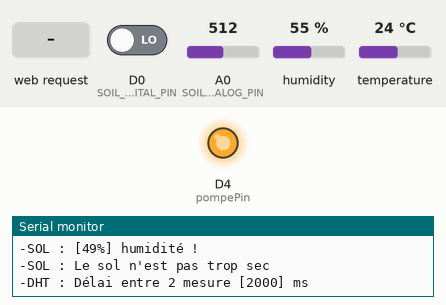
Simulated run of this sketch. Board: ESP8266 (NodeMCU). Shown: output pins drawn as LEDs (lit = HIGH), the last lines printed to the serial monitor. The inputs (shaded band) are chosen by the test bench; at power-on: D0 (SOIL_DIGITAL_PIN) LOW, A0 (SOIL_ANALOG_PIN) = 512, humidity 55 %, temperature 24 °C. WiFi joins after 1.5 s; servers stay silent unless stated.

Above: at 2.7 s.
2.8 s: HTTP request GET /LED/on received
At 4.6 s:
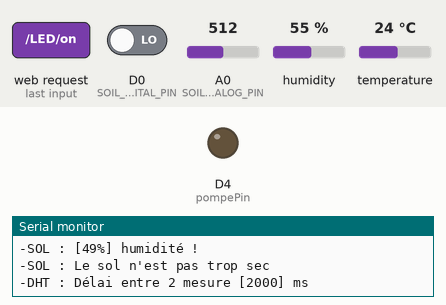
8.2 s: HTTP request GET /LED/off received
At 10.8 s:
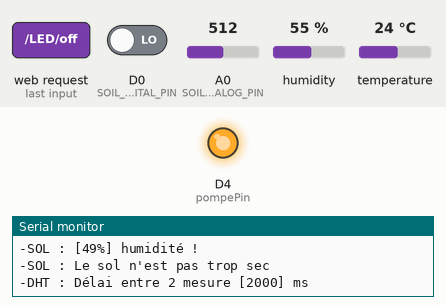
Timing chart, 0 to 12.3 s (numbered marks = the images above; inputs shaded):
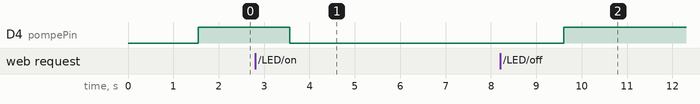

The sketch:

HonkHonk.ino
```cpp
/**\file Evaluation_B1A.ino
 *
 * Consignes :
 * - Nom du fichier : Nom_Prénom_B1A.ino
 * - Date limite de remise : 12h00
 * - Nombre de fichier : un seul fichier .ino
 *
 * Pour cette évaluation nous allons réaliser une plante connectée avec les fonctionnalités suivantes :
 * - Wifi : 2 Points
 *   Ma plante connectée se connecte au réseau WiFi sur le SSID d'YNOV "YNOVAIX IOT" avec le mot de
 *   passe "9xUNb8mk7Vs3A3Y" (ou celui de votre connexion partagée).
 * - Capteurs : 4 points
 *   Ma plante connectée utilise un capteur de température et d'humidité de l'air connecté sur la broche
 *   D0 ainsi qu'un capteur d'humidité du sol connecté sur la broche D2. Ma plante relève les données
 *   et les stocke dans des variables globales (présentes dans le code de départ):
 *   - fHumidity pour l'humidité de l'air, en pourcentage (entre 0 et 100%),
 *   - fTemperature pour la température de l'air, en degrés Celcius (entre -20 et 50°C),
 *   - iSoilMoisture pour l'humidité du sol, en pourcentage (entre 0 et 100%).
 * - Actuateur : 2 points
 *   Ma plante connectée dispose d'un actuateur qui est une pompe à eau; elle sera représentée par
 *   un LED dans le cadre de cette évaluation. On utilisera la LED du NodeMCU connectée sur la Pin D4.
 *   Il faut ici définir les informations et initialiser l'actuateur (la pompe) à l'état OFF au démarrage
 *   de la plante.
 * - Web Server : 3 points
 *   Ma plante connectée dispose d'un serveur web, accessible depuis son adresse IP sur le port 80 et
 *   affiche :
 *   - Le SSID sur lequel elle est connectée,
 *   - Les dernières valeurs des 3 données de capteur,
 *   - Un bouton qui permet d'activer la pompe à eau (la LED dans notre cas). Quand on allume la pompe
 *     la LED s'éteind et quand j'arrête la pompe la LED s'allume,
 *   - La page web se rafraichit toutes les 10 secondes.
 * - Adafruit IO : 3 points
 *   Ma plante est connectée à la plateforme Adafruit IO. Un tableau de bord permet de visualiser :
 *   - Les courbes d'évolution des 3 données,
 *   - Les valeurs instantannées des 3 données sont visibles par des jauges,
 *   - Un bouton permet de visualiser l'état de l'actuateur (pompe ou LED) et d'en changer l'état,
 *   - Un slider permet de configurer un niveau de température entre 0 et 50 degrés,
 *   - Un slider permet de configurer un niveau d'humidité de l'air entre 0 et 100 %.
 * - Règle métier : 3 points
 *   Ma plante connectée vérifie toutes les 30 secondes si
 *   - la température de l'air n'est pas au dessus du niveau défini par le slider sur le tableau de bord
 *   - l'humidité du sol n'est pas au dessous du niveau défini par le slider sur le tableau de bord
 *   - Si un de ces critères n'est pas respecté alors elle active la pompe (donc éteint la LED)
 *   - Si les 2 critères sont respectés alors la pompe est arrêtée
 * - Configuration : 3 points
 *   Ma plante connectée dispose d'un fichier de configuration (sur le SPIFFS) contenant :
 *   - Le type de plante
 *   - Le taux optimal d'humidité du sol
 *   - La température athmosphérique optimale
 * - Réinitialisation : 2 points
 *   Sur la page principale du serveur web de ma plante, un bouton permet de réinitialiser les valeurs
 *   des seuils définis par les sliders
 * - Commentaires :
 *   0,5 point pour chaque fonctionnalité implémentée correctement documentée (permettant de comprendre
 *   les étapes et facilitant la lecture du code) et les logs sont utilies et explicites
 *
*/

/**
 * Liste des fonctionnalités que j'ai implémentées :
 * Attention à retirer les fonctionnalités que vous n'avez pas implémentées : -1 point par fonctionnalité
 * affichée comme réalisée et qui n'est pas opérationnelle.
 *
 * - Wifi :             2 (+0,5) points
 * - Capteurs :         4 (+0,5) points
 * - Actuateur :        2 (+0,5) points
 * - Web Server :       3 (+0,5) points
 * - Adafruit IO :      3 (+0,5) points
 * - Règle métier :     3 (+0,5) points
 * - Configuration :    3 (+0,5) points
 * - Réinitialisation : 2 (+0,5) points
 * - Consignes :        1 point
 */
#include <ESP8266WiFi.h>             //https://github.com/esp8266/Arduino
#include "DHT.h"                       // https://github.com/adafruit/DHT-sensor-library
#include <DHT_U.h>                     // https://github.com/adafruit/Adafruit_Sensor

/* DEFINITION DES VARIABLES GLOBALES */
#define DHT_U 1                        // 0 si DHT "classique" / 1 pour DHT Unified Sensor
#define DHT_PIN    D2                  // PIN numérique du DHT
#define DHT_TYPE   DHT11               // Type de capteur DHT : DHT11 ou DHT22
#define SOIL_DIGITAL_PIN  D0           // PIN numérique de l'information de sécheresse
#define SOIL_ANALOG_PIN   A0           // PIN digitale du niveau d'humidité du sol
#define MOISTURE_HIGH     1024         // Calibration du capteur : valeur haute (sec)
#define MOISTURE_LOW      0            // Calibration du capteur : valeur basse (dans l'eau)
#define pompePin D4                    // D4 correspond également à la LED de l'ESP8266 (HIGH & LOW inversés)
uint32_t delayMS = 5000;               // Délai entre 2 mesures

/* DEFINITION DES ALIAS DE DEBUG */
#define MYDEBUG 1
#ifdef MYDEBUG
 #define MYDEBUG_PRINT(x)     Serial.print (x)
 #define MYDEBUG_PRINTLN(x)   Serial.println (x)
#else
 #define MYDEBUG_PRINT(x)
 #define MYDEBUG_PRINTLN(x)
#endif

/* INSTANCIATION DES CAPTEURS DHT */
#if DHT_U
  DHT_Unified myDht(DHT_PIN, DHT_TYPE); // Instanciation du DHT Unified
#else
  DHT myDht(DHT_PIN, DHT_TYPE);         // Instanciation du DHT "classique"
#endif

float fHumidity;                        // Taux d'humidité de l'air
float fTemperature;                     // Température de l'air
int iSoilMoisture;                      // Taux d'humidité du sol
int iDigitalThreshold;                  // Seuil d'humidité du sol
char* ssid     = "Livebox-8B36";         // Le SSID du wifi auquel on veut se connecter
char* password = "YvPxGC4Q13";     // Son mot de passe
WiFiServer server(80);                  // Serveur web sur le port 80
String header;                          // Requête HTTP
String strPompeState = "off";           // Etat de l'actuateur

// CONNEXION AU WIFI
void connexionWiFi(char* ssid, char* password){
  MYDEBUG_PRINTLN(); // Saut de ligne
  MYDEBUG_PRINT("-WIFI : Connexion en cours à ");
  MYDEBUG_PRINT(ssid);

  WiFi.mode(WIFI_STA); // On fixe le mode client à la carte pour éviter qu'elle se comporte comme un point d'accès et qu'il y ait des conflits
  WiFi.begin(ssid, password); // On se connecte à l'aide des identifiants stockés dans les variables

  while (WiFi.status() != WL_CONNECTED) { // Tant que l'on n'est pas connecté
    delay(500); // On attend 0.5 secondes
    MYDEBUG_PRINT("."); // On affiche un point
  }
  MYDEBUG_PRINTLN(""); // Saut de ligne
  MYDEBUG_PRINT("-WIFI : connecté avec l'adresse IP : ");
  MYDEBUG_PRINTLN(WiFi.localIP()); // On affiche l'adresse IP qui nous a été accordée
}

void setupDHT(){
  myDht.begin(); // On démarre la communication avec le capteur DHT

#if DHT_U
  MYDEBUG_PRINTLN("DHT Unified Sensor");
  // Informations sur le capteur de température
  sensor_t sensor;
  myDht.temperature().getSensor(&sensor);
  MYDEBUG_PRINTLN("------------------------------------");
  MYDEBUG_PRINTLN("Temperature");
  MYDEBUG_PRINT  ("Sensor:       "); MYDEBUG_PRINTLN(sensor.name);
  MYDEBUG_PRINT  ("Driver Ver:   "); MYDEBUG_PRINTLN(sensor.version);
  MYDEBUG_PRINT  ("Unique ID:    "); MYDEBUG_PRINTLN(sensor.sensor_id);
  MYDEBUG_PRINT  ("Max Value:    "); MYDEBUG_PRINT(sensor.max_value); MYDEBUG_PRINTLN(" *C");
  MYDEBUG_PRINT  ("Min Value:    "); MYDEBUG_PRINT(sensor.min_value); MYDEBUG_PRINTLN(" *C");
  MYDEBUG_PRINT  ("Resolution:   "); MYDEBUG_PRINT(sensor.resolution); MYDEBUG_PRINTLN(" *C");
  MYDEBUG_PRINTLN("------------------------------------");
  // Informations sur le capteur d'humidité
  myDht.humidity().getSensor(&sensor);
  MYDEBUG_PRINTLN("------------------------------------");
  MYDEBUG_PRINTLN("Humidity");
  MYDEBUG_PRINT  ("Sensor:       "); MYDEBUG_PRINTLN(sensor.name);
  MYDEBUG_PRINT  ("Driver Ver:   "); MYDEBUG_PRINTLN(sensor.version);
  MYDEBUG_PRINT  ("Unique ID:    "); MYDEBUG_PRINTLN(sensor.sensor_id);
  MYDEBUG_PRINT  ("Max Value:    "); MYDEBUG_PRINT(sensor.max_value); MYDEBUG_PRINTLN("%");
  MYDEBUG_PRINT  ("Min Value:    "); MYDEBUG_PRINT(sensor.min_value); MYDEBUG_PRINTLN("%");
  MYDEBUG_PRINT  ("Resolution:   "); MYDEBUG_PRINT(sensor.resolution); MYDEBUG_PRINTLN("%");
  MYDEBUG_PRINTLN("------------------------------------");
  delayMS = sensor.min_delay/1000; // On calcule le délai entre 2 mesures par rapport au délai minimum du capteur
  MYDEBUG_PRINT  ("Delay:   "); MYDEBUG_PRINT(delayMS); MYDEBUG_PRINTLN(" ms");   // On affiche le délai en ms
  MYDEBUG_PRINTLN("------------------------------------");
#endif
}

String getDhtData(){
  // Délai minimum entre 2 mesures
  MYDEBUG_PRINT("-DHT : Délai entre 2 mesure [");
  MYDEBUG_PRINT(delayMS);
  MYDEBUG_PRINTLN("] ms");
  delay(delayMS);

#if DHT_U
  sensors_event_t event; // On récupère l'évènement de capture
  myDht.temperature().getEvent(&event); // On récupère les informations de l'évènement température
  if(isnan(event.temperature)){ // Si la valeur temperature de l'évènement n'est pas un nombre
    MYDEBUG_PRINTLN("-DHT : Erreur de lecture de la température du capteur DHT !"); // Erreur
  }else{ // Si pas d'erreur
    MYDEBUG_PRINT("-DHT : [");
    MYDEBUG_PRINT(event.temperature); // On l'affiche
    MYDEBUG_PRINTLN("°C] température !");
  }
  String values = String(event.temperature) + "°C";
  myDht.humidity().getEvent(&event); // On récupère les informations de l'évènement humidité
  if (isnan(event.relative_humidity)){ // Si la valeur relative_humidity de l'évènement n'est pas un nombre
    MYDEBUG_PRINTLN("-DHT : Erreur de lecture de l'humidité du capteur DHT !"); // Erreur
  }else{ // Si pas d'erreur
    MYDEBUG_PRINT("-DHT : [");
    MYDEBUG_PRINT(event.relative_humidity); // On l'affiche
    MYDEBUG_PRINTLN("%] Humidité !");
  }
  values += " | " + String(event.relative_humidity) + "%";
  return values;
#else
  // Lecture des données sur le capteur
  fHumidity = myDht.readHumidity(); // On stocke l'humidité dans la variable
  fTemperature = myDht.readTemperature(); // On stocke la température dans la variable

  // Vérification que la lecture est correcte
  if (isnan(fHumidity) || isnan(fTemperature)){ // Si l'une des valeurs ou les valeurs retournées sont fausses
    MYDEBUG_PRINTLN("-DHT : Erreur de lecture du capteur DHT !");
    return; // On quitte la fonction
  }
  // Affichage
  MYDEBUG_PRINT("-DHT : [");
  MYDEBUG_PRINT(fHumidity);
  MYDEBUG_PRINTLN("%] humidité !");
  MYDEBUG_PRINT("-DHT : [");
  MYDEBUG_PRINT(fTemperature);
  MYDEBUG_PRINTLN("°C] température !");
#endif
}

void setupSoilSensor(){
  pinMode(SOIL_ANALOG_PIN, INPUT); // On initialise le pin analogique du capteur d'humidité en tant qu'entrée
  pinMode(SOIL_DIGITAL_PIN, INPUT); // On initialise le pin numérique du capteur d'humidité en tant qu'entrée
}

int getSoilData(){
  // HUMIDITE - ANALOG
  iSoilMoisture = analogRead(SOIL_ANALOG_PIN); // On récupère l'information renvoyée par le capteur analogique
  iSoilMoisture = map(iSoilMoisture,MOISTURE_HIGH,MOISTURE_LOW,0,100); // On transforme les valeurs reçues en pourcentage
  MYDEBUG_PRINT("-SOL : [");
  MYDEBUG_PRINT(iSoilMoisture); // On l'affiche
  MYDEBUG_PRINTLN("%] humidité !");

  // SEUIL - DIGITAL
  iDigitalThreshold = digitalRead(SOIL_DIGITAL_PIN); // On récupère l'information renvoyée par le capteur numérique
  if(iDigitalThreshold == HIGH){ // Si le capteur renvoie HIGH
    MYDEBUG_PRINTLN("-SOL : Le sol est sec !");
  } else { // Sinon
    MYDEBUG_PRINTLN("-SOL : Le sol n'est pas trop sec");
  }
  return iSoilMoisture; // On renvoie la variable pour pouvoir l'afficher sur le site
}

void setupPompe(){
  pinMode(pompePin, OUTPUT);   // Configuration de la LedPin en sortie
  digitalWrite(pompePin, HIGH); // Initialisation de l'état de la LED à LOW (inversés)
}

void setupWebServer(){
  // On a besoin d'une connexion WiFi !
  if (WiFi.status() != WL_CONNECTED){connexionWiFi(ssid, password);}  // Connexion WiFi
  MYDEBUG_PRINTLN("-Web Server : Démarrage");
  server.begin();                                   // Démarrage du serveur
}

void loopWebServer(){
  WiFiClient client = server.available();           // Attente de clients
  if (client) {                                     // Si un nouveau client se connecte
    MYDEBUG_PRINTLN("-Web Server : Nouveau client");
    String currentLine = "";                        // Initialisation d'un String pour les données du client
    while (client.connected()) {                    // Boucle tant que le client est connecté
      if (client.available()) {                     // S'il y a des données du client
        char c = client.read();                     // Lecture d'un octet
        header += c;                                // Stockage dans le header
        if (c == '\n') {                            // Si l'octet est un retour à la ligne
          // Si la ligne courante est vide, on a deux caractères de fin de ligne
          // on identifie donc la fin de la requête HTTP, il faut donc désormais répondre
          if (currentLine.length() == 0) {
            // Construction de la réponse avec le HTTP header qui commence par la code retour
            // (e.g. HTTP/1.1 200 OK) et une description du contenu pour que le client sache ce
            // qui lui arrive, et finalement une ligne vide pour indiquer la fin
            client.println("HTTP/1.1 200 OK");
            client.println("Content-type:text/html");
            client.println("Connection: close");
            client.println();

            // Analyse de la requête pour savoir si une action a été demandée
            if(header.indexOf("GET /LED/on") >= 0){
              MYDEBUG_PRINTLN("-Web Server : Actuateur ON");
              strPompeState = "on";
              digitalWrite(pompePin, LOW);
            }else if(header.indexOf("GET /LED/off") >= 0){
              MYDEBUG_PRINTLN("-Web Server : Actuateur OFF");
              strPompeState = "off";
              digitalWrite(pompePin, HIGH);
            }

            String soilValues = String(getSoilData()); // On récupère la valeur de l'humidité du sol du capteur
            String DHTValues = getDhtData(); // On récupère les valeurs de l'humidité et de la température de l'air du capteur

            if(header.indexOf("GET /VALUES/reset")){
              MYDEBUG_PRINTLN("-Web Server : Réinitialisation des valeurs");
              soilValues = String(getSoilData()); // On récupère la valeur de l'humidité du sol du capteur
              DHTValues = getDhtData(); // On récupère les valeurs de l'humidité et de la température de l'air du capteur
            }

            // Affichage de la page web
            client.println("<!DOCTYPE html><html>");
            client.println("<head><meta name=\"viewport\" content=\"width=device-width, initial-scale=1\">");
            client.println("<meta HTTP-EQUIV=\"Refresh\" content=\"10\">");
            client.println("<meta charset=\"utf-8\"");
            client.println("<link rel=\"icon\" href=\"data:,\">");
            client.println("<style>html { font-family: Helvetica; display: inline-block; margin: 0px auto; text-align: center;}");
            client.println(".button { background-color: #195B6A; border: none; color: white; padding: 16px 40px;");
            client.println("text-decoration: none; font-size: 30px; margin: 2px; cursor: pointer;}");
            client.println(".button2 {background-color: #77878A;}</style></head>");
            client.println("<body><h1>My Web Server</h1>");
            client.println("<h1> HONK HONK </h1>");
            client.println("<p><b>SSID:</b> " + String(ssid) + "</p>");
            client.println("<p><b>Capteur d'humidité du sol:</b> " + soilValues + " %</p>");
            client.println("<p><b>Capteur de température et d'humidité de l'air:</b> " + DHTValues + "</p>");
            client.println("<p><b>Etat de l'actuateur :</b> " + strPompeState + "</p>");
            // Affichage du bouton selon l'état de l'actuateur
            if (strPompeState=="off") {
              client.println("<p><a href=\"/LED/on\"><button class=\"button\">ON</button></a></p>");
            } else {
              client.println("<p><a href=\"/LED/off\"><button class=\"button button2\">OFF</button></a></p>");
            }
            client.println("<p><a href=\"/VALUES/reset\"><button class=\"button button2\">RESET</button></a></p>");
            client.println("</body></html>");
            // On termine avec une ligne vide pour indiquer la fin de la réponse
            client.println();
            break;
          } else { // C'est une fin de ligne, on "nettoie" la ligne courante
            currentLine = "";
          }
        } else if (c != '\r') {  // C'est autre chose qu'un retour à la ligne
          currentLine += c;      // Alors on l'ajoute à la ligne courante
        }
      }
    }
    // "Nettoyage" du header
    header = "";
    // Fermeture de la connection client
    client.stop();
    MYDEBUG_PRINTLN("-Web Server : Client déconnecté");
  }
}

/**
 * Fonction setup qui est appelée au démarrage de la carte, j'initialise ici les variables et
 * les capteurs. Cette fonction n'est appelée qu'une seule fois au démarrage (ou Reset).
 */
void setup() {
  Serial.begin(115200);             // Démarrage du port série avec l'ordinateur à la vitesse de 115200 bauds
  MYDEBUG_PRINTLN("--SETUP--");
  connexionWiFi(ssid, password);    // On se connecte au réseau wifi
  setupWebServer();
  setupDHT();                       // On initialise la connexion au capteur DHT
  setupSoilSensor();                // On initialise la connexion au capteur d'humidité de sol
  setupPompe();                     // On initialise la liaison à la "pompe à eau"
}

/**
 * Fonction loop qui est appellée en boucle dès que la fonction setup est terminée
*/
void loop() {
  loopWebServer();
  getSoilData(); // On récupère l'humidité du sol
  getDhtData(); // On récupère la température et l'humidité de l'air
}
```

Measured:
- after the input at 2.8 s, D4 (pompePin): HIGH → LOW after 0.76 s
- after the input at 8.2 s, D4 (pompePin): LOW → HIGH after 1.4 s
